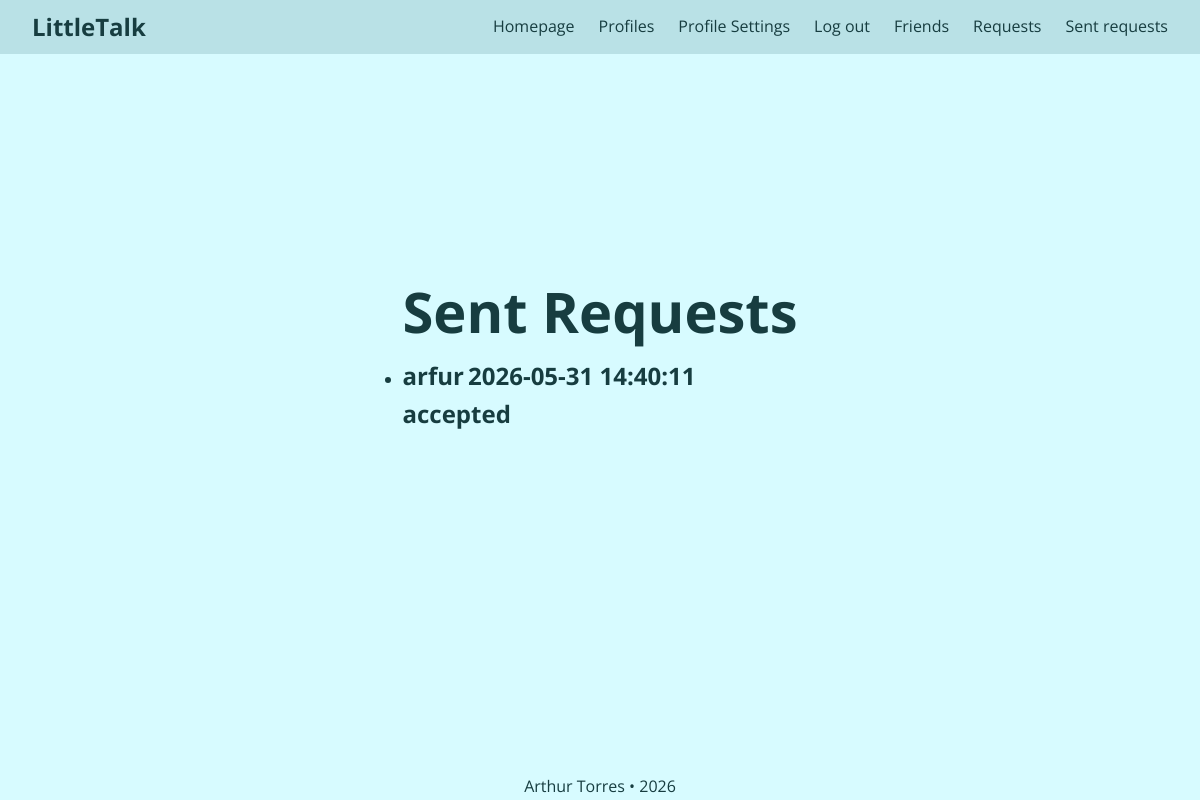
The app's page /requests_sent (signed in) with its own data.
### tables this page shows
CREATE TABLE friends_requests (
    id INTEGER PRIMARY KEY AUTOINCREMENT,
    sender_id INTEGER NOT NULL,
    receiver_id INTEGER NOT NULL,
    status TEXT NOT NULL CHECK(status IN ('pending', 'accepted', 'rejected')),
    created_at TEXT NOT NULL DEFAULT (datetime('now')),
    FOREIGN KEY (sender_id) REFERENCES users (id) ON DELETE CASCADE,
    FOREIGN KEY (receiver_id) REFERENCES users (id) ON DELETE CASCADE
);

CREATE TABLE users (
    id INTEGER PRIMARY KEY AUTOINCREMENT,
    username TEXT NOT NULL UNIQUE,
    hash BLOB NOT NULL
);

### app.py (the view)
@app.route("/requests_sent", methods=["GET", "POST"])
@login_required
def requests_sent():
    db = get_db()
    requests = db.execute("""SELECT friends_requests.*, users.username AS receiver_username FROM friends_requests
        JOIN users ON friends_requests.receiver_id = users.id WHERE sender_id = ?""", (session["user_id"], )).fetchall()
    requests.sort(key=lambda request: request["created_at"], reverse=True)
    return render_template("sent_requests.html", requests=requests)

### app.py (called while the page is built)
def get_db():
    if 'db' not in g:
        g.db = sqlite3.connect("data/database.db")
        g.db.row_factory = sqlite3.Row
        g.db.execute("PRAGMA foreign_keys = ON")
    return g.db

### helpers.py (called while the page is built)
def login_required(f):
    @wraps(f)
    def decorated(*args, **kwargs):
        if session.get("user_id") is None:
            return redirect("/login")
        return f(*args, **kwargs)
    return decorated

### templates/sent_requests.html (shortened to what this page needs)
{% extends "layout.html" %}
{% block content %}
<div class="list-page">
    <h1>Sent Requests</h1>
    {% if requests %}
    <ul class="user-list">
        {% for request in requests %}
        <li class="user-list-item card">
            <div class="request-info">
                <span class="user-list-name">{{ request["receiver_username"] }}</span>
                <span class="request-date">{{ request["created_at"] }}</span>
            </div>
            <span class="status-badge status-{{ request['status'] }}">{{ request["status"] }}</span>
        </li>
        {% endfor %}
    </ul>
    {% else %}
    <p class="empty-state">You haven't sent any requests.</p>
    {% endif %}
</div>
{% endblock %}

### static/css/base.css (style rules this page uses)
*, *::before, *::after { box-sizing: border-box; margin: 0; padding: 0; }
:root { --color-bg: #d7fbff; --color-navbar: #b9e1e6; --color-navbar-text: #5a7f82; --color-text: #173d40; --color-input: #5a7f82; --font: 'Open Sans', 'Inter', sans-serif; --radius: 999px; --radius-btn: 8px; --gap: 1rem; }
body { font-family: var(--font); background-color: var(--color-bg); color: var(--color-text); line-height: 1.6; min-height: 100vh; display: flex; flex-direction: column; }

### static/css/components.css (style rules this page uses)
span { font-size: 1.5rem; font-weight: bold; }
h1 { font-size: 3.5rem; }

### records on screen
friends_requests: receiver_username "arfur", created_at "2026-05-31 14:40:11", status "accepted"
